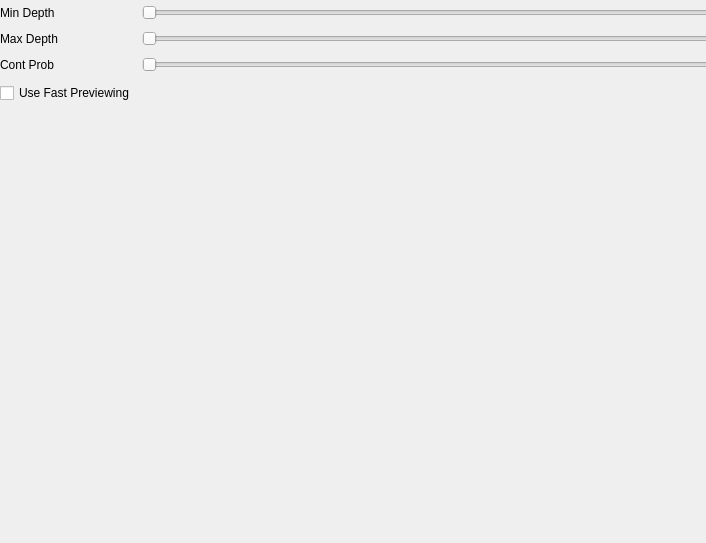
<?xml version="1.0" encoding="UTF-8"?>
<ui version="4.0">
 <class>PathTracer</class>
 <widget class="QWidget" name="PathTracer">
  <property name="geometry">
   <rect>
    <x>0</x>
    <y>0</y>
    <width>706</width>
    <height>543</height>
   </rect>
  </property>
  <property name="sizePolicy">
   <sizepolicy hsizetype="Expanding" vsizetype="Fixed">
    <horstretch>0</horstretch>
    <verstretch>0</verstretch>
   </sizepolicy>
  </property>
  <property name="windowTitle">
   <string>Form</string>
  </property>
  <widget class="QWidget" name="formLayoutWidget">
   <property name="geometry">
    <rect>
     <x>0</x>
     <y>0</y>
     <width>721</width>
     <height>108</height>
    </rect>
   </property>
   <layout class="QGridLayout" name="gridLayout">
    <item row="1" column="1">
     <widget class="QLabel" name="display_max_depth">
      <property name="sizePolicy">
       <sizepolicy hsizetype="Fixed" vsizetype="Preferred">
        <horstretch>0</horstretch>
        <verstretch>0</verstretch>
       </sizepolicy>
      </property>
      <property name="minimumSize">
       <size>
        <width>72</width>
        <height>0</height>
       </size>
      </property>
      <property name="text">
       <string/>
      </property>
      <property name="alignment">
       <set>Qt::AlignCenter</set>
      </property>
     </widget>
    </item>
    <item row="2" column="0">
     <widget class="QLabel" name="label_3">
      <property name="text">
       <string>Cont Prob</string>
      </property>
     </widget>
    </item>
    <item row="2" column="2">
     <widget class="QSlider" name="cont_prob_slider">
      <property name="minimum">
       <number>1</number>
      </property>
      <property name="maximum">
       <number>10</number>
      </property>
      <property name="orientation">
       <enum>Qt::Horizontal</enum>
      </property>
     </widget>
    </item>
    <item row="0" column="0">
     <widget class="QLabel" name="label">
      <property name="text">
       <string>Min Depth</string>
      </property>
     </widget>
    </item>
    <item row="0" column="2">
     <widget class="QSlider" name="min_depth_slider">
      <property name="minimum">
       <number>1</number>
      </property>
      <property name="maximum">
       <number>20</number>
      </property>
      <property name="orientation">
       <enum>Qt::Horizontal</enum>
      </property>
     </widget>
    </item>
    <item row="0" column="1">
     <widget class="QLabel" name="display_min_depth">
      <property name="sizePolicy">
       <sizepolicy hsizetype="Fixed" vsizetype="Preferred">
        <horstretch>0</horstretch>
        <verstretch>0</verstretch>
       </sizepolicy>
      </property>
      <property name="minimumSize">
       <size>
        <width>72</width>
        <height>0</height>
       </size>
      </property>
      <property name="text">
       <string/>
      </property>
      <property name="alignment">
       <set>Qt::AlignCenter</set>
      </property>
     </widget>
    </item>
    <item row="1" column="2">
     <widget class="QSlider" name="max_depth_slider">
      <property name="minimum">
       <number>1</number>
      </property>
      <property name="maximum">
       <number>20</number>
      </property>
      <property name="orientation">
       <enum>Qt::Horizontal</enum>
      </property>
     </widget>
    </item>
    <item row="2" column="1">
     <widget class="QLabel" name="display_cont_prob">
      <property name="sizePolicy">
       <sizepolicy hsizetype="Fixed" vsizetype="Preferred">
        <horstretch>0</horstretch>
        <verstretch>0</verstretch>
       </sizepolicy>
      </property>
      <property name="minimumSize">
       <size>
        <width>72</width>
        <height>0</height>
       </size>
      </property>
      <property name="text">
       <string/>
      </property>
      <property name="alignment">
       <set>Qt::AlignCenter</set>
      </property>
     </widget>
    </item>
    <item row="1" column="0">
     <widget class="QLabel" name="label_2">
      <property name="text">
       <string>Max Depth</string>
      </property>
     </widget>
    </item>
    <item row="3" column="0" colspan="3">
     <widget class="QCheckBox" name="fast_preview">
      <property name="sizePolicy">
       <sizepolicy hsizetype="Expanding" vsizetype="Fixed">
        <horstretch>0</horstretch>
        <verstretch>0</verstretch>
       </sizepolicy>
      </property>
      <property name="text">
       <string>Use Fast Previewing</string>
      </property>
     </widget>
    </item>
   </layout>
  </widget>
 </widget>
 <resources/>
 <connections/>
</ui>
